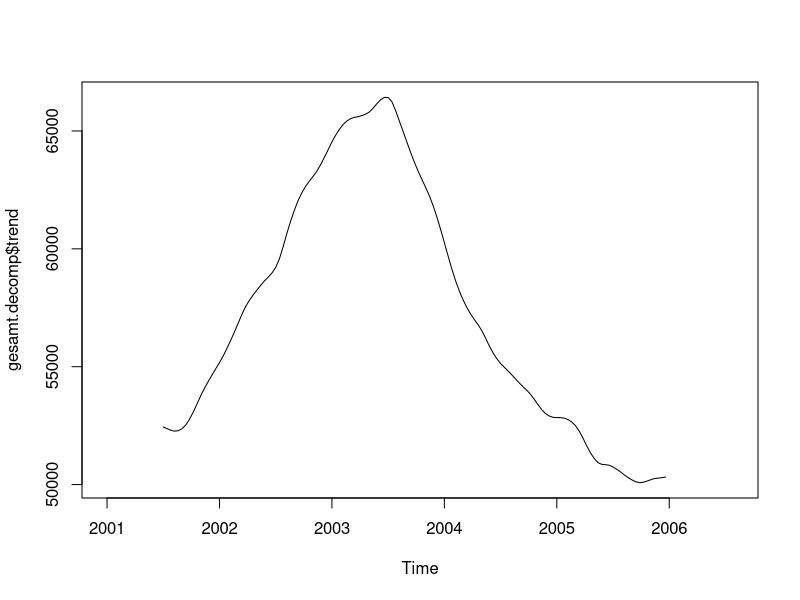
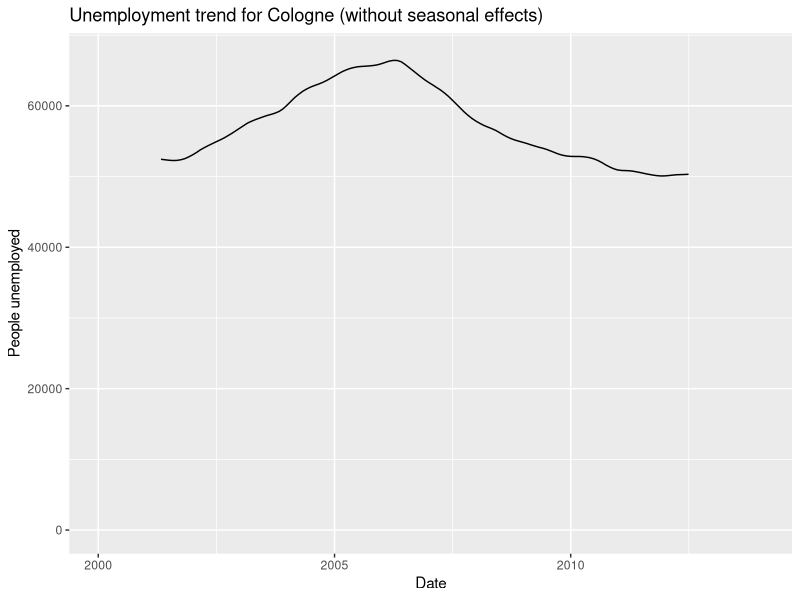
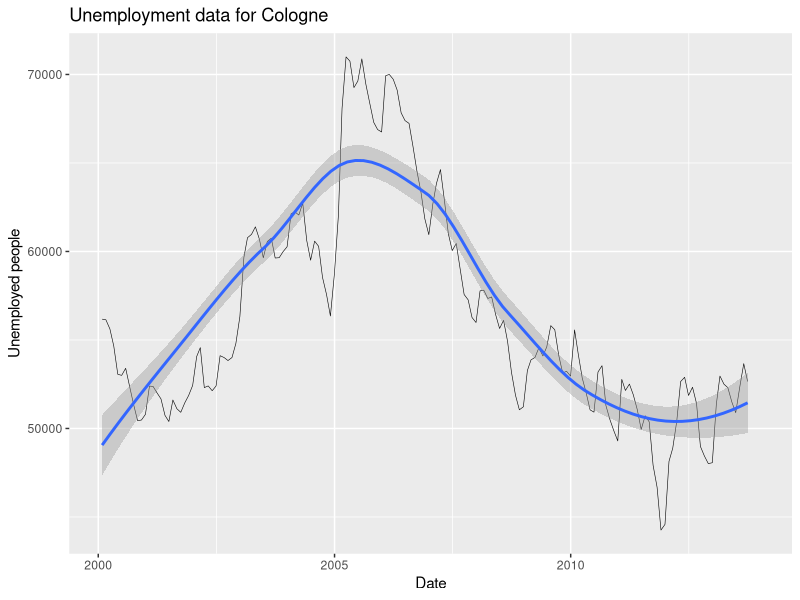
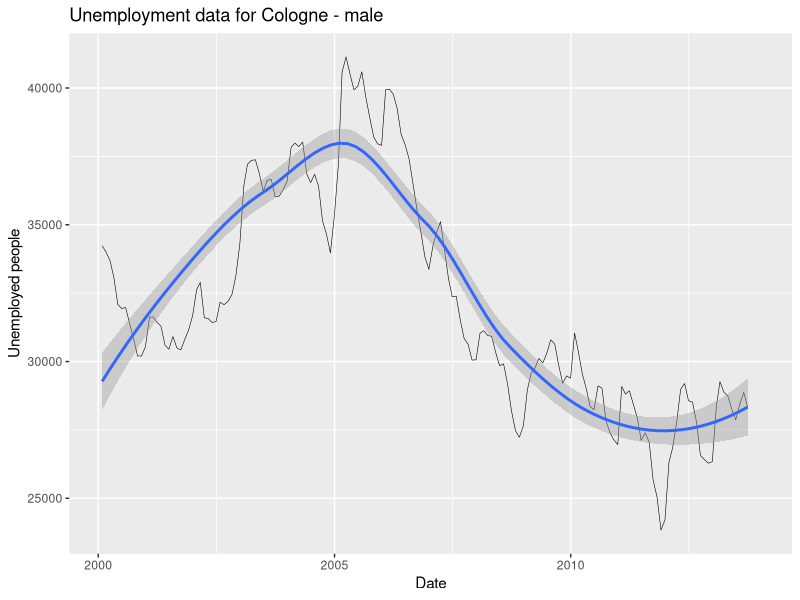
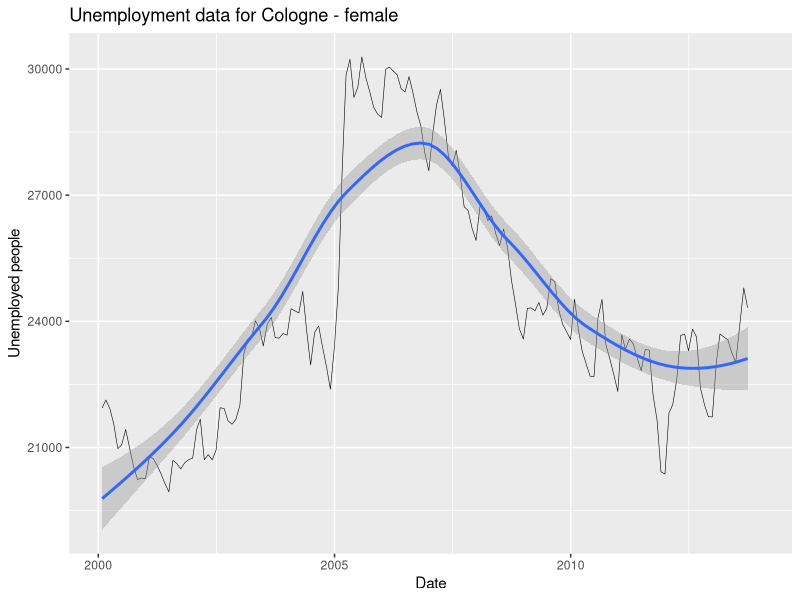
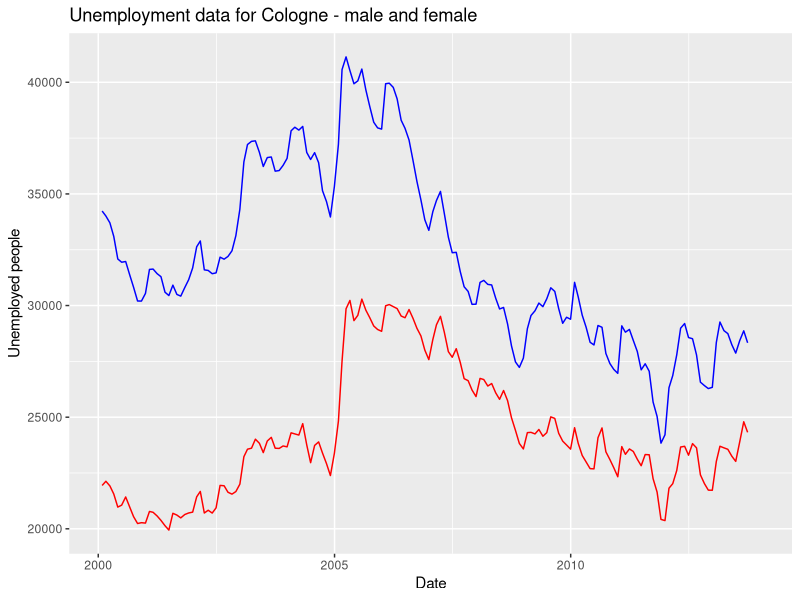

Reproduce these figures in R, in order.
# Some analysis of employment data

# import dependencies
require(zoo)
require(ggplot2)
require(splines)
require(MASS)

unemployed.df <- read.csv("13211-03ir.csv")
unemployed.df$datum <- as.Date(as.character(unemployed.df$datum), format="%Y-%m-%d")

# create temperature time series using zoo package (for whatever reason)
unemployed.gesamt.zoo <- with(unemployed.df, zoo(gesamt, order.by = unemployed.df$datum))

# create temperature time series as ts object and analyse
unemployed.gesamt.ts <- ts(unemployed.df$gesamt, frequency=30, start=c(2000, 31))
gesamt.decomp <- decompose(unemployed.gesamt.ts)
plot(gesamt.decomp$trend)
gesamt.decomp.trend.df <- as.data.frame(matrix(gesamt.decomp$trend))
gesamt.decomp.trend.df$datum <- unemployed.df$datum
ggplot(data=gesamt.decomp.trend.df, aes(x=datum, y = V1)) +
  geom_line(weight=0.2) +
  ggtitle("Unemployment trend for Cologne (without seasonal effects)") +
  xlab("Date") +
  ylim(0, max(gesamt.decomp.trend.df$V1, na.rm=TRUE) + 500) +
  ylab("People unemployed")

# Time series plot of "gesamt"
ggplot(unemployed.df, aes(datum, gesamt)) + geom_line(size=0.2) + geom_smooth() + ggtitle("Unemployment data for Cologne") + xlab("Date") + ylab("Unemployed people")

# Time series plot of "maennlich"
ggplot(unemployed.df, aes(datum, maennlich)) + geom_line(size=0.2) + geom_smooth() + ggtitle("Unemployment data for Cologne - male") + xlab("Date") + ylab("Unemployed people")

# Time series plot of "weiblich"
ggplot(unemployed.df, aes(datum, weiblich)) + geom_line(size=0.2) + geom_smooth() + ggtitle("Unemployment data for Cologne - female") + xlab("Date") + ylab("Unemployed people")

# maennlich and weiblich
ggplot(unemployed.df, aes(datum)) +
  geom_line(aes(y=maennlich), color="blue") +
  geom_line(aes(y=weiblich), color="red") + 
  ggtitle("Unemployment data for Cologne - male and female") +
  xlab("Date") +
  ylab("Unemployed people")
